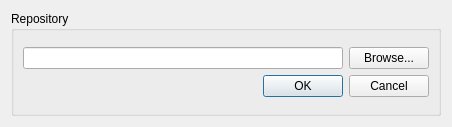
<?xml version="1.0" encoding="UTF-8"?>
<ui version="4.0">
 <class>RepositoryDialog</class>
 <widget class="QDialog" name="RepositoryDialog">
  <property name="geometry">
   <rect>
    <x>0</x>
    <y>0</y>
    <width>452</width>
    <height>127</height>
   </rect>
  </property>
  <property name="windowTitle">
   <string>Dialog</string>
  </property>
  <layout class="QGridLayout" name="gridLayout_2">
   <item row="0" column="0">
    <widget class="QGroupBox" name="groupBox">
     <property name="title">
      <string>Repository</string>
     </property>
     <layout class="QGridLayout" name="gridLayout_3">
      <item row="0" column="0">
       <layout class="QGridLayout" name="gridLayout">
        <item row="0" column="1">
         <widget class="QPushButton" name="pushButton">
          <property name="text">
           <string>Browse...</string>
          </property>
         </widget>
        </item>
        <item row="0" column="0">
         <widget class="QLineEdit" name="lineEdit"/>
        </item>
        <item row="1" column="0" colspan="2">
         <widget class="QDialogButtonBox" name="buttonBox">
          <property name="orientation">
           <enum>Qt::Horizontal</enum>
          </property>
          <property name="standardButtons">
           <set>QDialogButtonBox::Cancel|QDialogButtonBox::Ok</set>
          </property>
         </widget>
        </item>
       </layout>
      </item>
     </layout>
    </widget>
   </item>
  </layout>
 </widget>
 <resources/>
 <connections>
  <connection>
   <sender>buttonBox</sender>
   <signal>accepted()</signal>
   <receiver>RepositoryDialog</receiver>
   <slot>accept()</slot>
   <hints>
    <hint type="sourcelabel">
     <x>248</x>
     <y>254</y>
    </hint>
    <hint type="destinationlabel">
     <x>157</x>
     <y>274</y>
    </hint>
   </hints>
  </connection>
  <connection>
   <sender>buttonBox</sender>
   <signal>rejected()</signal>
   <receiver>RepositoryDialog</receiver>
   <slot>reject()</slot>
   <hints>
    <hint type="sourcelabel">
     <x>316</x>
     <y>260</y>
    </hint>
    <hint type="destinationlabel">
     <x>286</x>
     <y>274</y>
    </hint>
   </hints>
  </connection>
 </connections>
</ui>
